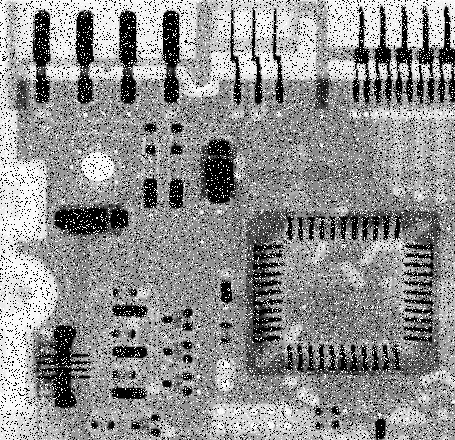
#> input picture Convolution 2D and Histogram Equalization/Median filter/Inputs/image.png, 455 x 440 px
$ python median_filter.py
#> lines starting #> are read from the running program, lines starting #| are printed output that depends on the picture
import cv2
import numpy as np
import matplotlib.pyplot as plt

def median_filter(image_path):


#> called with image_path = 'Inputs/image.png'
    image = cv2.imread(image_path)
#> image is the input picture: shape (440, 455, 3); min 0, max 255, mean 144.1


    # [12 lines of commented-out code are left out]

    result= cv2.medianBlur(image, 3)
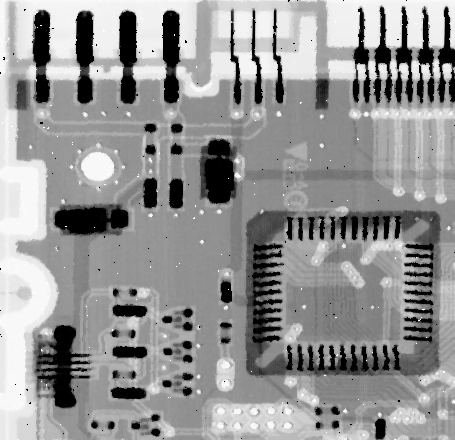
#> result: shape (440, 455, 3); min 0, max 255, mean 148.2
    result= cv2.medianBlur(result, 3)


    plt.figure(figsize=(10, 5))
    plt.subplot(1, 2, 1)
    plt.title('Original Color Image')
    plt.imshow(cv2.cvtColor(image, cv2.COLOR_BGR2RGB))
    plt.axis('off')

    plt.subplot(1, 2, 2)
    plt.title('Noise Reduction Result')
    plt.imshow(cv2.cvtColor(result, cv2.COLOR_BGR2RGB))
    plt.axis('off')

    plt.show()


image_1 = median_filter("Inputs/image.png")
image_2 = median_filter("Inputs/image1.png")
#> call 2 of median_filter, with image_path = 'Inputs/image1.png'
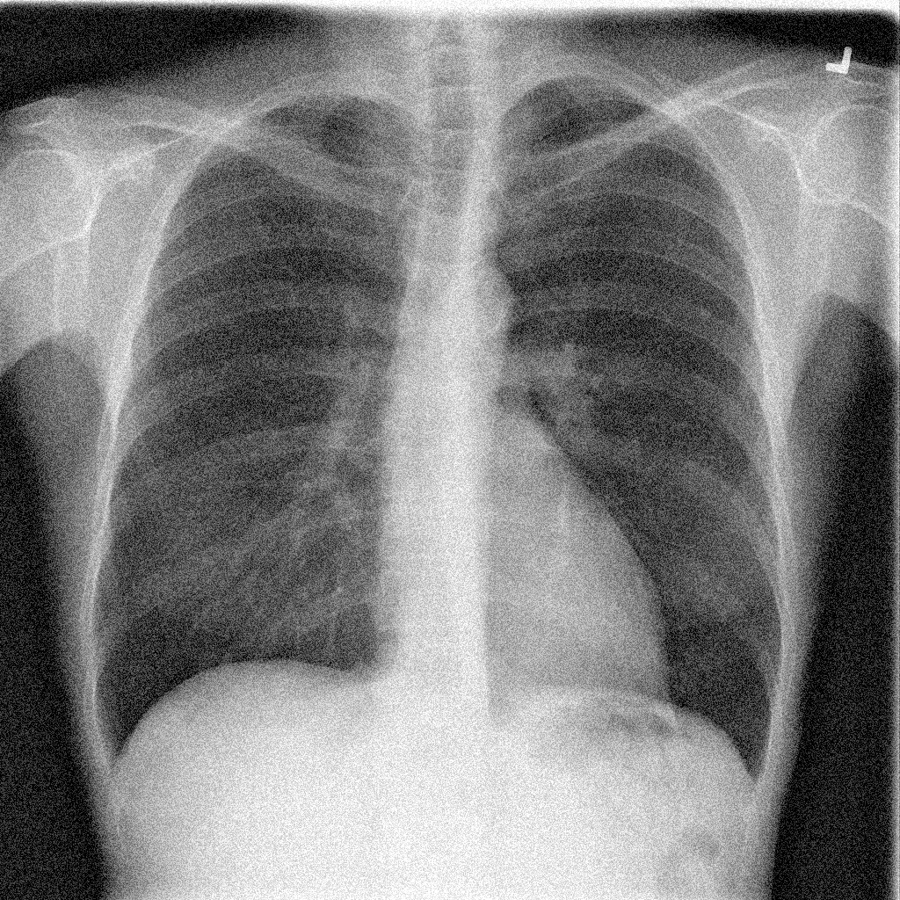
#> input picture Convolution 2D and Histogram Equalization/Median filter/Inputs/image1.png, 900 x 900 px
#> in median_filter, image is the input picture: shape (900, 900, 3); min 0, max 255, mean 125.6
#> in median_filter (call 2), `plt.show()`:
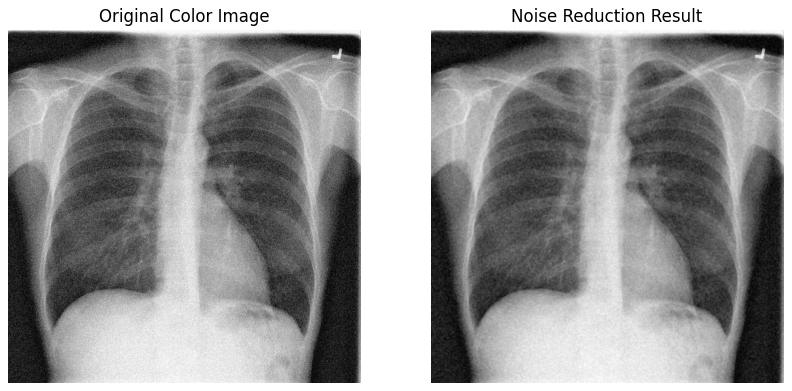
#> figure drawn by matplotlib, 2 panels
image_3 = median_filter("Inputs/image 2.png")
#> call 3 of median_filter, with image_path = 'Inputs/image 2.png'
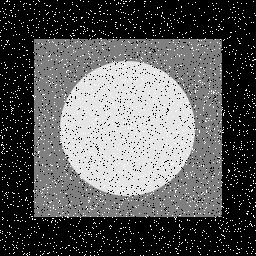
#> input picture Convolution 2D and Histogram Equalization/Median filter/Inputs/image 2.png, 256 x 256 px
#> in median_filter, image is the input picture: shape (256, 256, 3); min 0, max 255, mean 90.9
image_4 = median_filter("Inputs/image-3.png")
#> call 4 of median_filter, with image_path = 'Inputs/image-3.png'
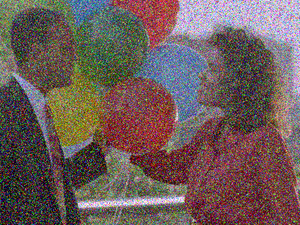
#> input picture Convolution 2D and Histogram Equalization/Median filter/Inputs/image-3.png, 300 x 225 px
#> in median_filter, image is the input picture: shape (225, 300, 3); mean B, G, R 89.8, 92.1, 109.1
#> in median_filter (call 4), `result= cv2.medianBlur(result, 3)`:
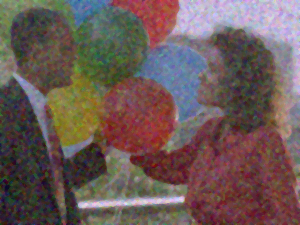
#> result: shape (225, 300, 3); mean B, G, R 87.6, 90.2, 107.9
#> in median_filter (call 4), `plt.show()`:
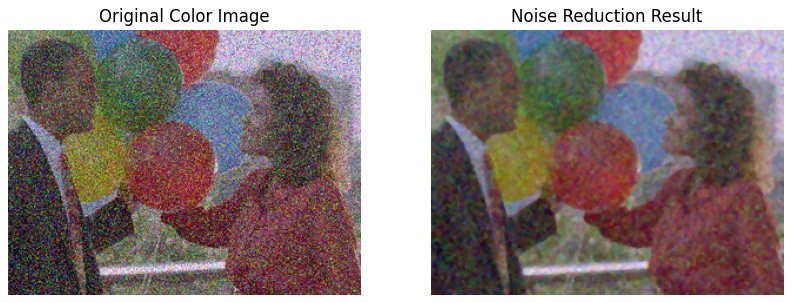
#> figure drawn by matplotlib, 2 panels
#> (the run stopped early here; a loop or call above may not have finished)
